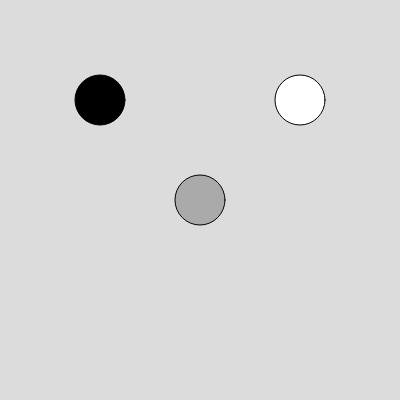
Frame 1 (no input)
Frame 60 (no input): identical to frame 1, image omitted
Frame 120 (the mouse pressed at the canvas centre since frame 60): identical to frame 1, image omitted

The p5.js sketch that drew this single still picture (run headless with seeded random() and noise() and a simulated clock; from frame 60 on, the mouse is pressed at the canvas centre):

// p5.js sketch
// ── sketch.js
//Objeto literal con JSON//
let animal = {
  subgroup: "Mammal",
  species: "Dog",
  breed: "Schnauzer",
  nick: "Tomás",
  showName: function () {
    console.log(this.nick + " the " + this.breed);
  },
  showAnimal: function () {
    fill(0);
    ellipse(100, 100, 50, 50);
  }
}

//Objeto mediante función//
function Doggy(x, y, breed, name){
  this.x=x;
  this.y=y;
  this.breed=breed;
  this.name=name;
  this.showNick = function (){
    console.log("the " + this.breed + " " + this.name);
  }
  this.printPet = function (){
    fill(255);
    ellipse(this.x, this.y, 50, 50);
  }
}

//Objeto mediante clase//
let perrito;

//Objeto mediante función//
let orejitas;

function setup() {
  createCanvas(400, 400);
  //Objeto literal con JSON//
  animal.showName();
  console.log(animal);

  //Objeto mediante clase//
  perrito = new Dog(200,200, "Schnauzer", "Tomás");
  perrito.showName();
  console.log(perrito);

  //Objeto mediante función//
  orejitas = new Doggy(300, 100, "Schnauzer", "Tomás");
  orejitas.showNick();
  console.log(orejitas);

}

function draw() {
  background(220);
  //Objeto literal con JSON//
  animal.showAnimal();

  //Objeto mediante clase//
  perrito.showPet();

  //Objetos mediante función//
  orejitas.printPet();
}

// ── Dog.js
class Dog{
    constructor(x, y, breed, name){
        this.x=x;
        this.y=y;
        this.breed=breed;
        this.name=name;
    }
    showName(){
        console.log(this.name + " it's a " + this.breed);
    }
    showPet(){
        fill(170);
        ellipse(this.x, this.y , 50, 50);
    }

}
